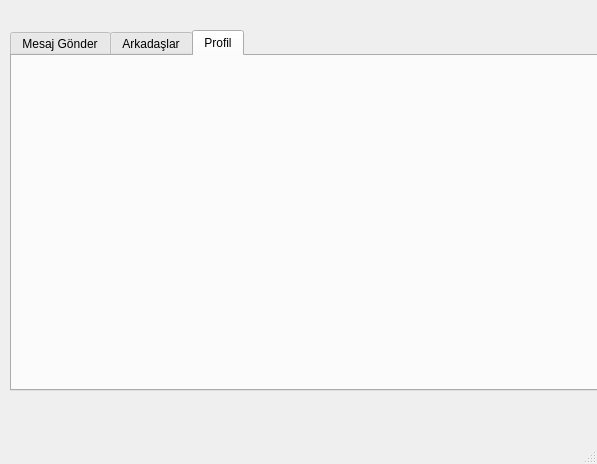
<?xml version="1.0" encoding="UTF-8"?>
<ui version="4.0">
 <class>MainWindow</class>
 <widget class="QMainWindow" name="MainWindow">
  <property name="geometry">
   <rect>
    <x>0</x>
    <y>0</y>
    <width>597</width>
    <height>464</height>
   </rect>
  </property>
  <property name="windowTitle">
   <string>MainWindow</string>
  </property>
  <widget class="QWidget" name="centralwidget">
   <widget class="QTabWidget" name="tabWidget">
    <property name="geometry">
     <rect>
      <x>10</x>
      <y>30</y>
      <width>591</width>
      <height>361</height>
     </rect>
    </property>
    <property name="currentIndex">
     <number>2</number>
    </property>
    <widget class="QWidget" name="tab">
     <attribute name="title">
      <string>Mesaj Gönder</string>
     </attribute>
     <widget class="QComboBox" name="comboBox">
      <property name="geometry">
       <rect>
        <x>10</x>
        <y>10</y>
        <width>151</width>
        <height>31</height>
       </rect>
      </property>
     </widget>
     <widget class="QLineEdit" name="lineEdit">
      <property name="geometry">
       <rect>
        <x>20</x>
        <y>240</y>
        <width>401</width>
        <height>41</height>
       </rect>
      </property>
     </widget>
     <widget class="QPushButton" name="send">
      <property name="geometry">
       <rect>
        <x>430</x>
        <y>240</y>
        <width>61</width>
        <height>41</height>
       </rect>
      </property>
      <property name="text">
       <string>Send</string>
      </property>
     </widget>
     <widget class="QTextBrowser" name="textBrowser">
      <property name="geometry">
       <rect>
        <x>20</x>
        <y>51</y>
        <width>401</width>
        <height>181</height>
       </rect>
      </property>
     </widget>
    </widget>
    <widget class="QWidget" name="tab_2">
     <attribute name="title">
      <string>Arkadaşlar</string>
     </attribute>
     <widget class="QListWidget" name="myFriends">
      <property name="geometry">
       <rect>
        <x>10</x>
        <y>60</y>
        <width>171</width>
        <height>261</height>
       </rect>
      </property>
     </widget>
     <widget class="QListWidget" name="kisiler">
      <property name="geometry">
       <rect>
        <x>340</x>
        <y>60</y>
        <width>171</width>
        <height>261</height>
       </rect>
      </property>
     </widget>
     <widget class="QLabel" name="label">
      <property name="geometry">
       <rect>
        <x>50</x>
        <y>30</y>
        <width>71</width>
        <height>21</height>
       </rect>
      </property>
      <property name="text">
       <string>Arkadaşlarım</string>
      </property>
     </widget>
     <widget class="QLabel" name="label_2">
      <property name="geometry">
       <rect>
        <x>380</x>
        <y>30</y>
        <width>71</width>
        <height>21</height>
       </rect>
      </property>
      <property name="text">
       <string>Tüm Kullanıcılar</string>
      </property>
     </widget>
     <widget class="QPushButton" name="addFriends">
      <property name="geometry">
       <rect>
        <x>190</x>
        <y>130</y>
        <width>141</width>
        <height>41</height>
       </rect>
      </property>
      <property name="text">
       <string>&lt;&lt;&lt; Arkadaş Ekle</string>
      </property>
     </widget>
     <widget class="QPushButton" name="removeFriends">
      <property name="geometry">
       <rect>
        <x>190</x>
        <y>180</y>
        <width>141</width>
        <height>41</height>
       </rect>
      </property>
      <property name="text">
       <string>Arkadaşlıktan Çıkar &gt;&gt;&gt;</string>
      </property>
     </widget>
    </widget>
    <widget class="QWidget" name="tab_3">
     <attribute name="title">
      <string>Profil</string>
     </attribute>
    </widget>
   </widget>
  </widget>
  <widget class="QMenuBar" name="menubar">
   <property name="geometry">
    <rect>
     <x>0</x>
     <y>0</y>
     <width>597</width>
     <height>21</height>
    </rect>
   </property>
  </widget>
  <widget class="QStatusBar" name="statusbar"/>
 </widget>
 <resources/>
 <connections/>
</ui>
